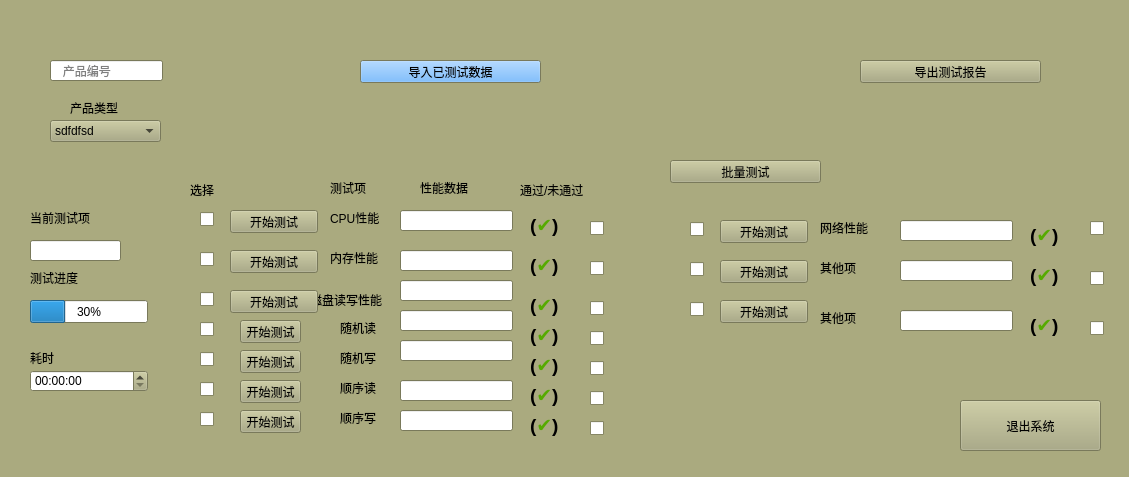
<?xml version="1.0" encoding="UTF-8"?>
<ui version="4.0">
 <class>Form</class>
 <widget class="QWidget" name="Form">
  <property name="geometry">
   <rect>
    <x>0</x>
    <y>0</y>
    <width>1129</width>
    <height>477</height>
   </rect>
  </property>
  <property name="palette">
   <palette>
    <active>
     <colorrole role="WindowText">
      <brush brushstyle="SolidPattern">
       <color alpha="255">
        <red>0</red>
        <green>0</green>
        <blue>0</blue>
       </color>
      </brush>
     </colorrole>
     <colorrole role="Button">
      <brush brushstyle="SolidPattern">
       <color alpha="255">
        <red>170</red>
        <green>170</green>
        <blue>127</blue>
       </color>
      </brush>
     </colorrole>
     <colorrole role="Light">
      <brush brushstyle="SolidPattern">
       <color alpha="255">
        <red>255</red>
        <green>255</green>
        <blue>191</blue>
       </color>
      </brush>
     </colorrole>
     <colorrole role="Midlight">
      <brush brushstyle="SolidPattern">
       <color alpha="255">
        <red>212</red>
        <green>212</green>
        <blue>159</blue>
       </color>
      </brush>
     </colorrole>
     <colorrole role="Dark">
      <brush brushstyle="SolidPattern">
       <color alpha="255">
        <red>85</red>
        <green>85</green>
        <blue>63</blue>
       </color>
      </brush>
     </colorrole>
     <colorrole role="Mid">
      <brush brushstyle="SolidPattern">
       <color alpha="255">
        <red>113</red>
        <green>113</green>
        <blue>84</blue>
       </color>
      </brush>
     </colorrole>
     <colorrole role="Text">
      <brush brushstyle="SolidPattern">
       <color alpha="255">
        <red>0</red>
        <green>0</green>
        <blue>0</blue>
       </color>
      </brush>
     </colorrole>
     <colorrole role="BrightText">
      <brush brushstyle="SolidPattern">
       <color alpha="255">
        <red>255</red>
        <green>255</green>
        <blue>255</blue>
       </color>
      </brush>
     </colorrole>
     <colorrole role="ButtonText">
      <brush brushstyle="SolidPattern">
       <color alpha="255">
        <red>0</red>
        <green>0</green>
        <blue>0</blue>
       </color>
      </brush>
     </colorrole>
     <colorrole role="Base">
      <brush brushstyle="SolidPattern">
       <color alpha="255">
        <red>255</red>
        <green>255</green>
        <blue>255</blue>
       </color>
      </brush>
     </colorrole>
     <colorrole role="Window">
      <brush brushstyle="SolidPattern">
       <color alpha="255">
        <red>170</red>
        <green>170</green>
        <blue>127</blue>
       </color>
      </brush>
     </colorrole>
     <colorrole role="Shadow">
      <brush brushstyle="SolidPattern">
       <color alpha="255">
        <red>0</red>
        <green>0</green>
        <blue>0</blue>
       </color>
      </brush>
     </colorrole>
     <colorrole role="AlternateBase">
      <brush brushstyle="SolidPattern">
       <color alpha="255">
        <red>212</red>
        <green>212</green>
        <blue>191</blue>
       </color>
      </brush>
     </colorrole>
     <colorrole role="ToolTipBase">
      <brush brushstyle="SolidPattern">
       <color alpha="255">
        <red>255</red>
        <green>255</green>
        <blue>220</blue>
       </color>
      </brush>
     </colorrole>
     <colorrole role="ToolTipText">
      <brush brushstyle="SolidPattern">
       <color alpha="255">
        <red>0</red>
        <green>0</green>
        <blue>0</blue>
       </color>
      </brush>
     </colorrole>
     <colorrole role="PlaceholderText">
      <brush brushstyle="SolidPattern">
       <color alpha="128">
        <red>0</red>
        <green>0</green>
        <blue>0</blue>
       </color>
      </brush>
     </colorrole>
    </active>
    <inactive>
     <colorrole role="WindowText">
      <brush brushstyle="SolidPattern">
       <color alpha="255">
        <red>0</red>
        <green>0</green>
        <blue>0</blue>
       </color>
      </brush>
     </colorrole>
     <colorrole role="Button">
      <brush brushstyle="SolidPattern">
       <color alpha="255">
        <red>170</red>
        <green>170</green>
        <blue>127</blue>
       </color>
      </brush>
     </colorrole>
     <colorrole role="Light">
      <brush brushstyle="SolidPattern">
       <color alpha="255">
        <red>255</red>
        <green>255</green>
        <blue>191</blue>
       </color>
      </brush>
     </colorrole>
     <colorrole role="Midlight">
      <brush brushstyle="SolidPattern">
       <color alpha="255">
        <red>212</red>
        <green>212</green>
        <blue>159</blue>
       </color>
      </brush>
     </colorrole>
     <colorrole role="Dark">
      <brush brushstyle="SolidPattern">
       <color alpha="255">
        <red>85</red>
        <green>85</green>
        <blue>63</blue>
       </color>
      </brush>
     </colorrole>
     <colorrole role="Mid">
      <brush brushstyle="SolidPattern">
       <color alpha="255">
        <red>113</red>
        <green>113</green>
        <blue>84</blue>
       </color>
      </brush>
     </colorrole>
     <colorrole role="Text">
      <brush brushstyle="SolidPattern">
       <color alpha="255">
        <red>0</red>
        <green>0</green>
        <blue>0</blue>
       </color>
      </brush>
     </colorrole>
     <colorrole role="BrightText">
      <brush brushstyle="SolidPattern">
       <color alpha="255">
        <red>255</red>
        <green>255</green>
        <blue>255</blue>
       </color>
      </brush>
     </colorrole>
     <colorrole role="ButtonText">
      <brush brushstyle="SolidPattern">
       <color alpha="255">
        <red>0</red>
        <green>0</green>
        <blue>0</blue>
       </color>
      </brush>
     </colorrole>
     <colorrole role="Base">
      <brush brushstyle="SolidPattern">
       <color alpha="255">
        <red>255</red>
        <green>255</green>
        <blue>255</blue>
       </color>
      </brush>
     </colorrole>
     <colorrole role="Window">
      <brush brushstyle="SolidPattern">
       <color alpha="255">
        <red>170</red>
        <green>170</green>
        <blue>127</blue>
       </color>
      </brush>
     </colorrole>
     <colorrole role="Shadow">
      <brush brushstyle="SolidPattern">
       <color alpha="255">
        <red>0</red>
        <green>0</green>
        <blue>0</blue>
       </color>
      </brush>
     </colorrole>
     <colorrole role="AlternateBase">
      <brush brushstyle="SolidPattern">
       <color alpha="255">
        <red>212</red>
        <green>212</green>
        <blue>191</blue>
       </color>
      </brush>
     </colorrole>
     <colorrole role="ToolTipBase">
      <brush brushstyle="SolidPattern">
       <color alpha="255">
        <red>255</red>
        <green>255</green>
        <blue>220</blue>
       </color>
      </brush>
     </colorrole>
     <colorrole role="ToolTipText">
      <brush brushstyle="SolidPattern">
       <color alpha="255">
        <red>0</red>
        <green>0</green>
        <blue>0</blue>
       </color>
      </brush>
     </colorrole>
     <colorrole role="PlaceholderText">
      <brush brushstyle="SolidPattern">
       <color alpha="128">
        <red>0</red>
        <green>0</green>
        <blue>0</blue>
       </color>
      </brush>
     </colorrole>
    </inactive>
    <disabled>
     <colorrole role="WindowText">
      <brush brushstyle="SolidPattern">
       <color alpha="255">
        <red>85</red>
        <green>85</green>
        <blue>63</blue>
       </color>
      </brush>
     </colorrole>
     <colorrole role="Button">
      <brush brushstyle="SolidPattern">
       <color alpha="255">
        <red>170</red>
        <green>170</green>
        <blue>127</blue>
       </color>
      </brush>
     </colorrole>
     <colorrole role="Light">
      <brush brushstyle="SolidPattern">
       <color alpha="255">
        <red>255</red>
        <green>255</green>
        <blue>191</blue>
       </color>
      </brush>
     </colorrole>
     <colorrole role="Midlight">
      <brush brushstyle="SolidPattern">
       <color alpha="255">
        <red>212</red>
        <green>212</green>
        <blue>159</blue>
       </color>
      </brush>
     </colorrole>
     <colorrole role="Dark">
      <brush brushstyle="SolidPattern">
       <color alpha="255">
        <red>85</red>
        <green>85</green>
        <blue>63</blue>
       </color>
      </brush>
     </colorrole>
     <colorrole role="Mid">
      <brush brushstyle="SolidPattern">
       <color alpha="255">
        <red>113</red>
        <green>113</green>
        <blue>84</blue>
       </color>
      </brush>
     </colorrole>
     <colorrole role="Text">
      <brush brushstyle="SolidPattern">
       <color alpha="255">
        <red>85</red>
        <green>85</green>
        <blue>63</blue>
       </color>
      </brush>
     </colorrole>
     <colorrole role="BrightText">
      <brush brushstyle="SolidPattern">
       <color alpha="255">
        <red>255</red>
        <green>255</green>
        <blue>255</blue>
       </color>
      </brush>
     </colorrole>
     <colorrole role="ButtonText">
      <brush brushstyle="SolidPattern">
       <color alpha="255">
        <red>85</red>
        <green>85</green>
        <blue>63</blue>
       </color>
      </brush>
     </colorrole>
     <colorrole role="Base">
      <brush brushstyle="SolidPattern">
       <color alpha="255">
        <red>170</red>
        <green>170</green>
        <blue>127</blue>
       </color>
      </brush>
     </colorrole>
     <colorrole role="Window">
      <brush brushstyle="SolidPattern">
       <color alpha="255">
        <red>170</red>
        <green>170</green>
        <blue>127</blue>
       </color>
      </brush>
     </colorrole>
     <colorrole role="Shadow">
      <brush brushstyle="SolidPattern">
       <color alpha="255">
        <red>0</red>
        <green>0</green>
        <blue>0</blue>
       </color>
      </brush>
     </colorrole>
     <colorrole role="AlternateBase">
      <brush brushstyle="SolidPattern">
       <color alpha="255">
        <red>170</red>
        <green>170</green>
        <blue>127</blue>
       </color>
      </brush>
     </colorrole>
     <colorrole role="ToolTipBase">
      <brush brushstyle="SolidPattern">
       <color alpha="255">
        <red>255</red>
        <green>255</green>
        <blue>220</blue>
       </color>
      </brush>
     </colorrole>
     <colorrole role="ToolTipText">
      <brush brushstyle="SolidPattern">
       <color alpha="255">
        <red>0</red>
        <green>0</green>
        <blue>0</blue>
       </color>
      </brush>
     </colorrole>
     <colorrole role="PlaceholderText">
      <brush brushstyle="SolidPattern">
       <color alpha="128">
        <red>0</red>
        <green>0</green>
        <blue>0</blue>
       </color>
      </brush>
     </colorrole>
    </disabled>
   </palette>
  </property>
  <property name="acceptDrops">
   <bool>false</bool>
  </property>
  <property name="windowTitle">
   <string>Form</string>
  </property>
  <widget class="QLineEdit" name="lineEdit">
   <property name="geometry">
    <rect>
     <x>50</x>
     <y>60</y>
     <width>113</width>
     <height>21</height>
    </rect>
   </property>
   <property name="text">
    <string/>
   </property>
   <property name="placeholderText">
    <string>   产品编号</string>
   </property>
  </widget>
  <widget class="QLabel" name="label">
   <property name="geometry">
    <rect>
     <x>530</x>
     <y>210</y>
     <width>51</width>
     <height>31</height>
    </rect>
   </property>
   <property name="text">
    <string>&lt;html&gt;&lt;head/&gt;&lt;body&gt;&lt;p&gt;&lt;span style=&quot; font-size:14pt; font-weight:600; color:#000000;&quot;&gt;(&lt;/span&gt;&lt;span style=&quot; font-size:14pt; font-weight:600; color:#55aa00;&quot;&gt;✔&lt;/span&gt;&lt;span style=&quot; font-size:14pt; font-weight:600; color:#000000;&quot;&gt;)&lt;/span&gt;&lt;/p&gt;&lt;/body&gt;&lt;/html&gt;</string>
   </property>
   <property name="wordWrap">
    <bool>false</bool>
   </property>
   <property name="margin">
    <number>3</number>
   </property>
  </widget>
  <widget class="QCheckBox" name="checkBox">
   <property name="enabled">
    <bool>true</bool>
   </property>
   <property name="geometry">
    <rect>
     <x>590</x>
     <y>220</y>
     <width>16</width>
     <height>16</height>
    </rect>
   </property>
   <property name="text">
    <string/>
   </property>
   <property name="icon">
    <iconset>
     <normaloff>images/bg1.jpg</normaloff>images/bg1.jpg</iconset>
   </property>
  </widget>
  <widget class="QLabel" name="label_3">
   <property name="geometry">
    <rect>
     <x>70</x>
     <y>100</y>
     <width>72</width>
     <height>15</height>
    </rect>
   </property>
   <property name="text">
    <string>产品类型</string>
   </property>
  </widget>
  <widget class="QComboBox" name="comboBox">
   <property name="geometry">
    <rect>
     <x>50</x>
     <y>120</y>
     <width>111</width>
     <height>22</height>
    </rect>
   </property>
   <property name="editable">
    <bool>false</bool>
   </property>
   <item>
    <property name="text">
     <string>sdfdfsd</string>
    </property>
   </item>
   <item>
    <property name="text">
     <string>fff</string>
    </property>
   </item>
   <item>
    <property name="text">
     <string>fsdfa</string>
    </property>
   </item>
  </widget>
  <widget class="QPushButton" name="pushButton">
   <property name="geometry">
    <rect>
     <x>360</x>
     <y>60</y>
     <width>181</width>
     <height>23</height>
    </rect>
   </property>
   <property name="palette">
    <palette>
     <active>
      <colorrole role="Button">
       <brush brushstyle="SolidPattern">
        <color alpha="255">
         <red>85</red>
         <green>170</green>
         <blue>255</blue>
        </color>
       </brush>
      </colorrole>
     </active>
     <inactive>
      <colorrole role="Button">
       <brush brushstyle="SolidPattern">
        <color alpha="255">
         <red>85</red>
         <green>170</green>
         <blue>255</blue>
        </color>
       </brush>
      </colorrole>
     </inactive>
     <disabled>
      <colorrole role="Button">
       <brush brushstyle="SolidPattern">
        <color alpha="255">
         <red>85</red>
         <green>170</green>
         <blue>255</blue>
        </color>
       </brush>
      </colorrole>
     </disabled>
    </palette>
   </property>
   <property name="text">
    <string>导入已测试数据</string>
   </property>
  </widget>
  <widget class="QLabel" name="label_4">
   <property name="geometry">
    <rect>
     <x>330</x>
     <y>210</y>
     <width>61</width>
     <height>16</height>
    </rect>
   </property>
   <property name="text">
    <string>CPU性能</string>
   </property>
  </widget>
  <widget class="QLineEdit" name="lineEdit_2">
   <property name="geometry">
    <rect>
     <x>400</x>
     <y>210</y>
     <width>113</width>
     <height>21</height>
    </rect>
   </property>
  </widget>
  <widget class="QLineEdit" name="lineEdit_3">
   <property name="geometry">
    <rect>
     <x>400</x>
     <y>250</y>
     <width>113</width>
     <height>21</height>
    </rect>
   </property>
  </widget>
  <widget class="QLabel" name="label_5">
   <property name="geometry">
    <rect>
     <x>530</x>
     <y>250</y>
     <width>51</width>
     <height>31</height>
    </rect>
   </property>
   <property name="text">
    <string>&lt;html&gt;&lt;head/&gt;&lt;body&gt;&lt;p&gt;&lt;span style=&quot; font-size:14pt; font-weight:600; color:#000000;&quot;&gt;(&lt;/span&gt;&lt;span style=&quot; font-size:14pt; font-weight:600; color:#55aa00;&quot;&gt;✔&lt;/span&gt;&lt;span style=&quot; font-size:14pt; font-weight:600; color:#000000;&quot;&gt;)&lt;/span&gt;&lt;/p&gt;&lt;/body&gt;&lt;/html&gt;</string>
   </property>
   <property name="wordWrap">
    <bool>false</bool>
   </property>
   <property name="margin">
    <number>3</number>
   </property>
  </widget>
  <widget class="QLabel" name="label_6">
   <property name="geometry">
    <rect>
     <x>330</x>
     <y>250</y>
     <width>61</width>
     <height>16</height>
    </rect>
   </property>
   <property name="text">
    <string>内存性能</string>
   </property>
  </widget>
  <widget class="QCheckBox" name="checkBox_2">
   <property name="enabled">
    <bool>true</bool>
   </property>
   <property name="geometry">
    <rect>
     <x>590</x>
     <y>260</y>
     <width>16</width>
     <height>16</height>
    </rect>
   </property>
   <property name="text">
    <string/>
   </property>
   <property name="icon">
    <iconset>
     <normaloff>images/bg1.jpg</normaloff>images/bg1.jpg</iconset>
   </property>
  </widget>
  <widget class="QLineEdit" name="lineEdit_4">
   <property name="geometry">
    <rect>
     <x>400</x>
     <y>280</y>
     <width>113</width>
     <height>21</height>
    </rect>
   </property>
   <property name="text">
    <string/>
   </property>
   <property name="echoMode">
    <enum>QLineEdit::PasswordEchoOnEdit</enum>
   </property>
   <property name="readOnly">
    <bool>true</bool>
   </property>
  </widget>
  <widget class="QLabel" name="label_8">
   <property name="geometry">
    <rect>
     <x>530</x>
     <y>290</y>
     <width>51</width>
     <height>31</height>
    </rect>
   </property>
   <property name="text">
    <string>&lt;html&gt;&lt;head/&gt;&lt;body&gt;&lt;p&gt;&lt;span style=&quot; font-size:14pt; font-weight:600; color:#000000;&quot;&gt;(&lt;/span&gt;&lt;span style=&quot; font-size:14pt; font-weight:600; color:#55aa00;&quot;&gt;✔&lt;/span&gt;&lt;span style=&quot; font-size:14pt; font-weight:600; color:#000000;&quot;&gt;)&lt;/span&gt;&lt;/p&gt;&lt;/body&gt;&lt;/html&gt;</string>
   </property>
   <property name="wordWrap">
    <bool>false</bool>
   </property>
   <property name="margin">
    <number>3</number>
   </property>
  </widget>
  <widget class="QLabel" name="label_9">
   <property name="geometry">
    <rect>
     <x>310</x>
     <y>290</y>
     <width>81</width>
     <height>20</height>
    </rect>
   </property>
   <property name="text">
    <string>磁盘读写性能</string>
   </property>
  </widget>
  <widget class="QCheckBox" name="checkBox_3">
   <property name="enabled">
    <bool>true</bool>
   </property>
   <property name="geometry">
    <rect>
     <x>590</x>
     <y>300</y>
     <width>16</width>
     <height>16</height>
    </rect>
   </property>
   <property name="text">
    <string/>
   </property>
   <property name="icon">
    <iconset>
     <normaloff>images/bg1.jpg</normaloff>images/bg1.jpg</iconset>
   </property>
  </widget>
  <widget class="QLineEdit" name="lineEdit_5">
   <property name="geometry">
    <rect>
     <x>400</x>
     <y>310</y>
     <width>113</width>
     <height>21</height>
    </rect>
   </property>
  </widget>
  <widget class="QLabel" name="label_11">
   <property name="geometry">
    <rect>
     <x>530</x>
     <y>320</y>
     <width>51</width>
     <height>31</height>
    </rect>
   </property>
   <property name="text">
    <string>&lt;html&gt;&lt;head/&gt;&lt;body&gt;&lt;p&gt;&lt;span style=&quot; font-size:14pt; font-weight:600; color:#000000;&quot;&gt;(&lt;/span&gt;&lt;span style=&quot; font-size:14pt; font-weight:600; color:#55aa00;&quot;&gt;✔&lt;/span&gt;&lt;span style=&quot; font-size:14pt; font-weight:600; color:#000000;&quot;&gt;)&lt;/span&gt;&lt;/p&gt;&lt;/body&gt;&lt;/html&gt;</string>
   </property>
   <property name="wordWrap">
    <bool>false</bool>
   </property>
   <property name="margin">
    <number>3</number>
   </property>
  </widget>
  <widget class="QLabel" name="label_12">
   <property name="geometry">
    <rect>
     <x>340</x>
     <y>320</y>
     <width>51</width>
     <height>16</height>
    </rect>
   </property>
   <property name="text">
    <string>随机读</string>
   </property>
  </widget>
  <widget class="QCheckBox" name="checkBox_4">
   <property name="enabled">
    <bool>true</bool>
   </property>
   <property name="geometry">
    <rect>
     <x>590</x>
     <y>330</y>
     <width>16</width>
     <height>16</height>
    </rect>
   </property>
   <property name="text">
    <string/>
   </property>
   <property name="icon">
    <iconset>
     <normaloff>images/bg1.jpg</normaloff>images/bg1.jpg</iconset>
   </property>
  </widget>
  <widget class="QLineEdit" name="lineEdit_6">
   <property name="geometry">
    <rect>
     <x>400</x>
     <y>340</y>
     <width>113</width>
     <height>21</height>
    </rect>
   </property>
  </widget>
  <widget class="QLabel" name="label_14">
   <property name="geometry">
    <rect>
     <x>530</x>
     <y>350</y>
     <width>51</width>
     <height>31</height>
    </rect>
   </property>
   <property name="text">
    <string>&lt;html&gt;&lt;head/&gt;&lt;body&gt;&lt;p&gt;&lt;span style=&quot; font-size:14pt; font-weight:600; color:#000000;&quot;&gt;(&lt;/span&gt;&lt;span style=&quot; font-size:14pt; font-weight:600; color:#55aa00;&quot;&gt;✔&lt;/span&gt;&lt;span style=&quot; font-size:14pt; font-weight:600; color:#000000;&quot;&gt;)&lt;/span&gt;&lt;/p&gt;&lt;/body&gt;&lt;/html&gt;</string>
   </property>
   <property name="wordWrap">
    <bool>false</bool>
   </property>
   <property name="margin">
    <number>3</number>
   </property>
  </widget>
  <widget class="QLabel" name="label_15">
   <property name="geometry">
    <rect>
     <x>340</x>
     <y>350</y>
     <width>51</width>
     <height>16</height>
    </rect>
   </property>
   <property name="text">
    <string>随机写</string>
   </property>
  </widget>
  <widget class="QCheckBox" name="checkBox_5">
   <property name="enabled">
    <bool>true</bool>
   </property>
   <property name="geometry">
    <rect>
     <x>590</x>
     <y>360</y>
     <width>16</width>
     <height>16</height>
    </rect>
   </property>
   <property name="text">
    <string/>
   </property>
   <property name="icon">
    <iconset>
     <normaloff>images/bg1.jpg</normaloff>images/bg1.jpg</iconset>
   </property>
  </widget>
  <widget class="QLineEdit" name="lineEdit_7">
   <property name="geometry">
    <rect>
     <x>400</x>
     <y>380</y>
     <width>113</width>
     <height>21</height>
    </rect>
   </property>
  </widget>
  <widget class="QLabel" name="label_17">
   <property name="geometry">
    <rect>
     <x>530</x>
     <y>380</y>
     <width>51</width>
     <height>31</height>
    </rect>
   </property>
   <property name="text">
    <string>&lt;html&gt;&lt;head/&gt;&lt;body&gt;&lt;p&gt;&lt;span style=&quot; font-size:14pt; font-weight:600; color:#000000;&quot;&gt;(&lt;/span&gt;&lt;span style=&quot; font-size:14pt; font-weight:600; color:#55aa00;&quot;&gt;✔&lt;/span&gt;&lt;span style=&quot; font-size:14pt; font-weight:600; color:#000000;&quot;&gt;)&lt;/span&gt;&lt;/p&gt;&lt;/body&gt;&lt;/html&gt;</string>
   </property>
   <property name="wordWrap">
    <bool>false</bool>
   </property>
   <property name="margin">
    <number>3</number>
   </property>
  </widget>
  <widget class="QLabel" name="label_18">
   <property name="geometry">
    <rect>
     <x>340</x>
     <y>380</y>
     <width>51</width>
     <height>16</height>
    </rect>
   </property>
   <property name="text">
    <string>顺序读</string>
   </property>
  </widget>
  <widget class="QCheckBox" name="checkBox_6">
   <property name="enabled">
    <bool>true</bool>
   </property>
   <property name="geometry">
    <rect>
     <x>590</x>
     <y>390</y>
     <width>16</width>
     <height>16</height>
    </rect>
   </property>
   <property name="text">
    <string/>
   </property>
   <property name="icon">
    <iconset>
     <normaloff>images/bg1.jpg</normaloff>images/bg1.jpg</iconset>
   </property>
  </widget>
  <widget class="QPushButton" name="pushButton_2">
   <property name="geometry">
    <rect>
     <x>860</x>
     <y>60</y>
     <width>181</width>
     <height>23</height>
    </rect>
   </property>
   <property name="text">
    <string>导出测试报告</string>
   </property>
  </widget>
  <widget class="QProgressBar" name="progressBar">
   <property name="geometry">
    <rect>
     <x>30</x>
     <y>300</y>
     <width>118</width>
     <height>23</height>
    </rect>
   </property>
   <property name="value">
    <number>30</number>
   </property>
  </widget>
  <widget class="QLabel" name="label_20">
   <property name="geometry">
    <rect>
     <x>30</x>
     <y>270</y>
     <width>72</width>
     <height>15</height>
    </rect>
   </property>
   <property name="text">
    <string>测试进度</string>
   </property>
  </widget>
  <widget class="QLabel" name="label_21">
   <property name="geometry">
    <rect>
     <x>30</x>
     <y>210</y>
     <width>81</width>
     <height>16</height>
    </rect>
   </property>
   <property name="text">
    <string>当前测试项</string>
   </property>
  </widget>
  <widget class="QLineEdit" name="lineEdit_8">
   <property name="geometry">
    <rect>
     <x>30</x>
     <y>240</y>
     <width>91</width>
     <height>21</height>
    </rect>
   </property>
  </widget>
  <widget class="QLabel" name="label_22">
   <property name="geometry">
    <rect>
     <x>30</x>
     <y>350</y>
     <width>72</width>
     <height>15</height>
    </rect>
   </property>
   <property name="text">
    <string>耗时</string>
   </property>
  </widget>
  <widget class="QLabel" name="label_23">
   <property name="geometry">
    <rect>
     <x>330</x>
     <y>180</y>
     <width>72</width>
     <height>15</height>
    </rect>
   </property>
   <property name="text">
    <string>测试项</string>
   </property>
  </widget>
  <widget class="QTimeEdit" name="timeEdit">
   <property name="geometry">
    <rect>
     <x>30</x>
     <y>370</y>
     <width>118</width>
     <height>22</height>
    </rect>
   </property>
  </widget>
  <widget class="QLabel" name="label_24">
   <property name="geometry">
    <rect>
     <x>420</x>
     <y>180</y>
     <width>72</width>
     <height>15</height>
    </rect>
   </property>
   <property name="text">
    <string>性能数据</string>
   </property>
  </widget>
  <widget class="QLabel" name="label_25">
   <property name="geometry">
    <rect>
     <x>520</x>
     <y>180</y>
     <width>91</width>
     <height>20</height>
    </rect>
   </property>
   <property name="text">
    <string>通过/未通过</string>
   </property>
  </widget>
  <widget class="QLabel" name="label_26">
   <property name="geometry">
    <rect>
     <x>530</x>
     <y>410</y>
     <width>51</width>
     <height>31</height>
    </rect>
   </property>
   <property name="text">
    <string>&lt;html&gt;&lt;head/&gt;&lt;body&gt;&lt;p&gt;&lt;span style=&quot; font-size:14pt; font-weight:600; color:#000000;&quot;&gt;(&lt;/span&gt;&lt;span style=&quot; font-size:14pt; font-weight:600; color:#55aa00;&quot;&gt;✔&lt;/span&gt;&lt;span style=&quot; font-size:14pt; font-weight:600; color:#000000;&quot;&gt;)&lt;/span&gt;&lt;/p&gt;&lt;/body&gt;&lt;/html&gt;</string>
   </property>
   <property name="wordWrap">
    <bool>false</bool>
   </property>
   <property name="margin">
    <number>3</number>
   </property>
  </widget>
  <widget class="QLabel" name="label_27">
   <property name="geometry">
    <rect>
     <x>340</x>
     <y>410</y>
     <width>51</width>
     <height>16</height>
    </rect>
   </property>
   <property name="text">
    <string>顺序写</string>
   </property>
  </widget>
  <widget class="QLineEdit" name="lineEdit_9">
   <property name="geometry">
    <rect>
     <x>400</x>
     <y>410</y>
     <width>113</width>
     <height>21</height>
    </rect>
   </property>
  </widget>
  <widget class="QCheckBox" name="checkBox_7">
   <property name="enabled">
    <bool>true</bool>
   </property>
   <property name="geometry">
    <rect>
     <x>590</x>
     <y>420</y>
     <width>16</width>
     <height>16</height>
    </rect>
   </property>
   <property name="text">
    <string/>
   </property>
   <property name="icon">
    <iconset>
     <normaloff>images/bg1.jpg</normaloff>images/bg1.jpg</iconset>
   </property>
  </widget>
  <widget class="QLabel" name="label_29">
   <property name="geometry">
    <rect>
     <x>1030</x>
     <y>220</y>
     <width>51</width>
     <height>31</height>
    </rect>
   </property>
   <property name="text">
    <string>&lt;html&gt;&lt;head/&gt;&lt;body&gt;&lt;p&gt;&lt;span style=&quot; font-size:14pt; font-weight:600; color:#000000;&quot;&gt;(&lt;/span&gt;&lt;span style=&quot; font-size:14pt; font-weight:600; color:#55aa00;&quot;&gt;✔&lt;/span&gt;&lt;span style=&quot; font-size:14pt; font-weight:600; color:#000000;&quot;&gt;)&lt;/span&gt;&lt;/p&gt;&lt;/body&gt;&lt;/html&gt;</string>
   </property>
   <property name="wordWrap">
    <bool>false</bool>
   </property>
   <property name="margin">
    <number>3</number>
   </property>
  </widget>
  <widget class="QLabel" name="label_30">
   <property name="geometry">
    <rect>
     <x>820</x>
     <y>220</y>
     <width>72</width>
     <height>15</height>
    </rect>
   </property>
   <property name="text">
    <string>网络性能</string>
   </property>
  </widget>
  <widget class="QLineEdit" name="lineEdit_10">
   <property name="geometry">
    <rect>
     <x>900</x>
     <y>220</y>
     <width>113</width>
     <height>21</height>
    </rect>
   </property>
  </widget>
  <widget class="QCheckBox" name="checkBox_8">
   <property name="enabled">
    <bool>true</bool>
   </property>
   <property name="geometry">
    <rect>
     <x>1090</x>
     <y>220</y>
     <width>16</width>
     <height>16</height>
    </rect>
   </property>
   <property name="text">
    <string/>
   </property>
   <property name="icon">
    <iconset>
     <normaloff>images/bg1.jpg</normaloff>images/bg1.jpg</iconset>
   </property>
  </widget>
  <widget class="QLabel" name="label_32">
   <property name="geometry">
    <rect>
     <x>1030</x>
     <y>260</y>
     <width>51</width>
     <height>31</height>
    </rect>
   </property>
   <property name="text">
    <string>&lt;html&gt;&lt;head/&gt;&lt;body&gt;&lt;p&gt;&lt;span style=&quot; font-size:14pt; font-weight:600; color:#000000;&quot;&gt;(&lt;/span&gt;&lt;span style=&quot; font-size:14pt; font-weight:600; color:#55aa00;&quot;&gt;✔&lt;/span&gt;&lt;span style=&quot; font-size:14pt; font-weight:600; color:#000000;&quot;&gt;)&lt;/span&gt;&lt;/p&gt;&lt;/body&gt;&lt;/html&gt;</string>
   </property>
   <property name="wordWrap">
    <bool>false</bool>
   </property>
   <property name="margin">
    <number>3</number>
   </property>
  </widget>
  <widget class="QLabel" name="label_33">
   <property name="geometry">
    <rect>
     <x>820</x>
     <y>260</y>
     <width>72</width>
     <height>15</height>
    </rect>
   </property>
   <property name="text">
    <string>其他项</string>
   </property>
  </widget>
  <widget class="QLineEdit" name="lineEdit_11">
   <property name="geometry">
    <rect>
     <x>900</x>
     <y>260</y>
     <width>113</width>
     <height>21</height>
    </rect>
   </property>
  </widget>
  <widget class="QCheckBox" name="checkBox_9">
   <property name="enabled">
    <bool>true</bool>
   </property>
   <property name="geometry">
    <rect>
     <x>1090</x>
     <y>270</y>
     <width>16</width>
     <height>16</height>
    </rect>
   </property>
   <property name="text">
    <string/>
   </property>
   <property name="icon">
    <iconset>
     <normaloff>images/bg1.jpg</normaloff>images/bg1.jpg</iconset>
   </property>
  </widget>
  <widget class="QLabel" name="label_35">
   <property name="geometry">
    <rect>
     <x>1030</x>
     <y>310</y>
     <width>51</width>
     <height>31</height>
    </rect>
   </property>
   <property name="text">
    <string>&lt;html&gt;&lt;head/&gt;&lt;body&gt;&lt;p&gt;&lt;span style=&quot; font-size:14pt; font-weight:600; color:#000000;&quot;&gt;(&lt;/span&gt;&lt;span style=&quot; font-size:14pt; font-weight:600; color:#55aa00;&quot;&gt;✔&lt;/span&gt;&lt;span style=&quot; font-size:14pt; font-weight:600; color:#000000;&quot;&gt;)&lt;/span&gt;&lt;/p&gt;&lt;/body&gt;&lt;/html&gt;</string>
   </property>
   <property name="wordWrap">
    <bool>false</bool>
   </property>
   <property name="margin">
    <number>3</number>
   </property>
  </widget>
  <widget class="QLabel" name="label_36">
   <property name="geometry">
    <rect>
     <x>820</x>
     <y>310</y>
     <width>72</width>
     <height>15</height>
    </rect>
   </property>
   <property name="text">
    <string>其他项</string>
   </property>
  </widget>
  <widget class="QLineEdit" name="lineEdit_12">
   <property name="geometry">
    <rect>
     <x>900</x>
     <y>310</y>
     <width>113</width>
     <height>21</height>
    </rect>
   </property>
  </widget>
  <widget class="QCheckBox" name="checkBox_10">
   <property name="enabled">
    <bool>true</bool>
   </property>
   <property name="geometry">
    <rect>
     <x>1090</x>
     <y>320</y>
     <width>16</width>
     <height>16</height>
    </rect>
   </property>
   <property name="text">
    <string/>
   </property>
   <property name="icon">
    <iconset>
     <normaloff>images/bg1.jpg</normaloff>images/bg1.jpg</iconset>
   </property>
  </widget>
  <widget class="QPushButton" name="pushButton_3">
   <property name="geometry">
    <rect>
     <x>960</x>
     <y>400</y>
     <width>141</width>
     <height>51</height>
    </rect>
   </property>
   <property name="text">
    <string>退出系统</string>
   </property>
  </widget>
  <widget class="QPushButton" name="pushButton_4">
   <property name="geometry">
    <rect>
     <x>230</x>
     <y>210</y>
     <width>88</width>
     <height>23</height>
    </rect>
   </property>
   <property name="text">
    <string>开始测试</string>
   </property>
  </widget>
  <widget class="QPushButton" name="pushButton_5">
   <property name="geometry">
    <rect>
     <x>230</x>
     <y>250</y>
     <width>88</width>
     <height>23</height>
    </rect>
   </property>
   <property name="text">
    <string>开始测试</string>
   </property>
  </widget>
  <widget class="QPushButton" name="pushButton_6">
   <property name="geometry">
    <rect>
     <x>230</x>
     <y>290</y>
     <width>88</width>
     <height>23</height>
    </rect>
   </property>
   <property name="text">
    <string>开始测试</string>
   </property>
  </widget>
  <widget class="QPushButton" name="pushButton_7">
   <property name="geometry">
    <rect>
     <x>240</x>
     <y>320</y>
     <width>61</width>
     <height>23</height>
    </rect>
   </property>
   <property name="text">
    <string>开始测试</string>
   </property>
  </widget>
  <widget class="QPushButton" name="pushButton_8">
   <property name="geometry">
    <rect>
     <x>720</x>
     <y>220</y>
     <width>88</width>
     <height>23</height>
    </rect>
   </property>
   <property name="text">
    <string>开始测试</string>
   </property>
  </widget>
  <widget class="QPushButton" name="pushButton_9">
   <property name="geometry">
    <rect>
     <x>720</x>
     <y>260</y>
     <width>88</width>
     <height>23</height>
    </rect>
   </property>
   <property name="text">
    <string>开始测试</string>
   </property>
  </widget>
  <widget class="QPushButton" name="pushButton_10">
   <property name="geometry">
    <rect>
     <x>720</x>
     <y>300</y>
     <width>88</width>
     <height>23</height>
    </rect>
   </property>
   <property name="text">
    <string>开始测试</string>
   </property>
  </widget>
  <widget class="QPushButton" name="pushButton_11">
   <property name="geometry">
    <rect>
     <x>240</x>
     <y>350</y>
     <width>61</width>
     <height>23</height>
    </rect>
   </property>
   <property name="text">
    <string>开始测试</string>
   </property>
  </widget>
  <widget class="QPushButton" name="pushButton_12">
   <property name="geometry">
    <rect>
     <x>240</x>
     <y>380</y>
     <width>61</width>
     <height>23</height>
    </rect>
   </property>
   <property name="text">
    <string>开始测试</string>
   </property>
  </widget>
  <widget class="QPushButton" name="pushButton_13">
   <property name="geometry">
    <rect>
     <x>240</x>
     <y>410</y>
     <width>61</width>
     <height>23</height>
    </rect>
   </property>
   <property name="text">
    <string>开始测试</string>
   </property>
  </widget>
  <widget class="QPushButton" name="pushButton_14">
   <property name="geometry">
    <rect>
     <x>670</x>
     <y>160</y>
     <width>151</width>
     <height>23</height>
    </rect>
   </property>
   <property name="text">
    <string>批量测试</string>
   </property>
  </widget>
  <widget class="QCheckBox" name="checkBox_11">
   <property name="geometry">
    <rect>
     <x>200</x>
     <y>210</y>
     <width>16</width>
     <height>19</height>
    </rect>
   </property>
   <property name="text">
    <string/>
   </property>
  </widget>
  <widget class="QCheckBox" name="checkBox_12">
   <property name="geometry">
    <rect>
     <x>200</x>
     <y>250</y>
     <width>16</width>
     <height>19</height>
    </rect>
   </property>
   <property name="text">
    <string/>
   </property>
  </widget>
  <widget class="QCheckBox" name="checkBox_13">
   <property name="geometry">
    <rect>
     <x>200</x>
     <y>290</y>
     <width>16</width>
     <height>19</height>
    </rect>
   </property>
   <property name="text">
    <string/>
   </property>
  </widget>
  <widget class="QCheckBox" name="checkBox_14">
   <property name="geometry">
    <rect>
     <x>200</x>
     <y>320</y>
     <width>16</width>
     <height>19</height>
    </rect>
   </property>
   <property name="text">
    <string/>
   </property>
  </widget>
  <widget class="QCheckBox" name="checkBox_15">
   <property name="geometry">
    <rect>
     <x>200</x>
     <y>350</y>
     <width>16</width>
     <height>19</height>
    </rect>
   </property>
   <property name="text">
    <string/>
   </property>
  </widget>
  <widget class="QCheckBox" name="checkBox_16">
   <property name="geometry">
    <rect>
     <x>200</x>
     <y>380</y>
     <width>16</width>
     <height>19</height>
    </rect>
   </property>
   <property name="text">
    <string/>
   </property>
  </widget>
  <widget class="QCheckBox" name="checkBox_17">
   <property name="geometry">
    <rect>
     <x>200</x>
     <y>410</y>
     <width>16</width>
     <height>19</height>
    </rect>
   </property>
   <property name="text">
    <string/>
   </property>
  </widget>
  <widget class="QCheckBox" name="checkBox_18">
   <property name="geometry">
    <rect>
     <x>690</x>
     <y>220</y>
     <width>16</width>
     <height>19</height>
    </rect>
   </property>
   <property name="text">
    <string/>
   </property>
  </widget>
  <widget class="QCheckBox" name="checkBox_19">
   <property name="geometry">
    <rect>
     <x>690</x>
     <y>260</y>
     <width>16</width>
     <height>19</height>
    </rect>
   </property>
   <property name="text">
    <string/>
   </property>
  </widget>
  <widget class="QCheckBox" name="checkBox_20">
   <property name="geometry">
    <rect>
     <x>690</x>
     <y>300</y>
     <width>16</width>
     <height>19</height>
    </rect>
   </property>
   <property name="text">
    <string/>
   </property>
  </widget>
  <widget class="QLabel" name="label_38">
   <property name="geometry">
    <rect>
     <x>190</x>
     <y>180</y>
     <width>41</width>
     <height>20</height>
    </rect>
   </property>
   <property name="text">
    <string>选择</string>
   </property>
  </widget>
 </widget>
 <resources/>
 <connections/>
</ui>
